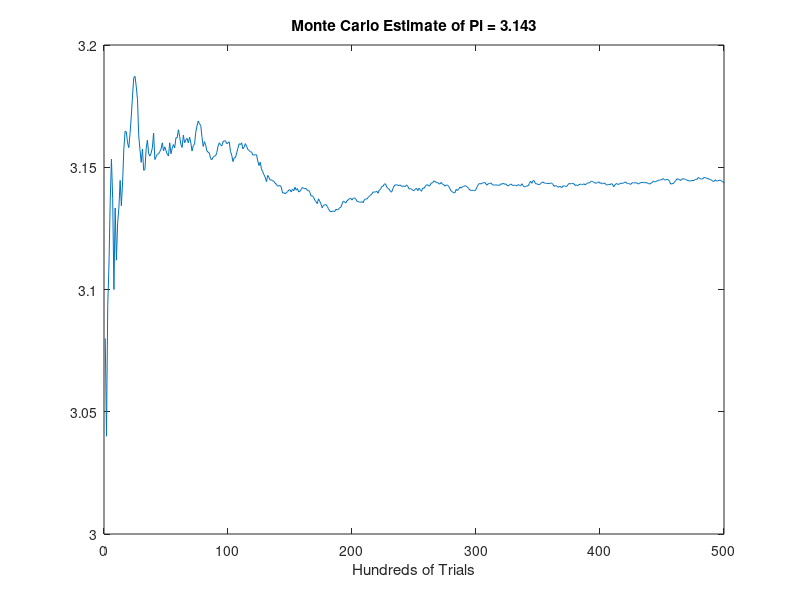

This figure's MATLAB source:
% Script File: Darts
% Estimates pi using random dart throws.

close all
rand('seed', .123456);        % See help or ignore it.
NumberInside = 0;
PiEstimate = zeros(500, 1);
for k=1:500,
   x = -1 + 2*rand(100, 1);   % adjust the numbers into [-1, 1],
   y = -1 + 2*rand(100, 1);   % so that (x, y) inside the square. 
   NumberInside = NumberInside + sum(x.^2 + y.^2 <= 1);
   PiEstimate(k) = (NumberInside/(k*100))*4;
end
plot(PiEstimate)
title(sprintf('Monte Carlo Estimate of Pi = %5.3f', PiEstimate(500)));
xlabel('Hundreds of Trials')
